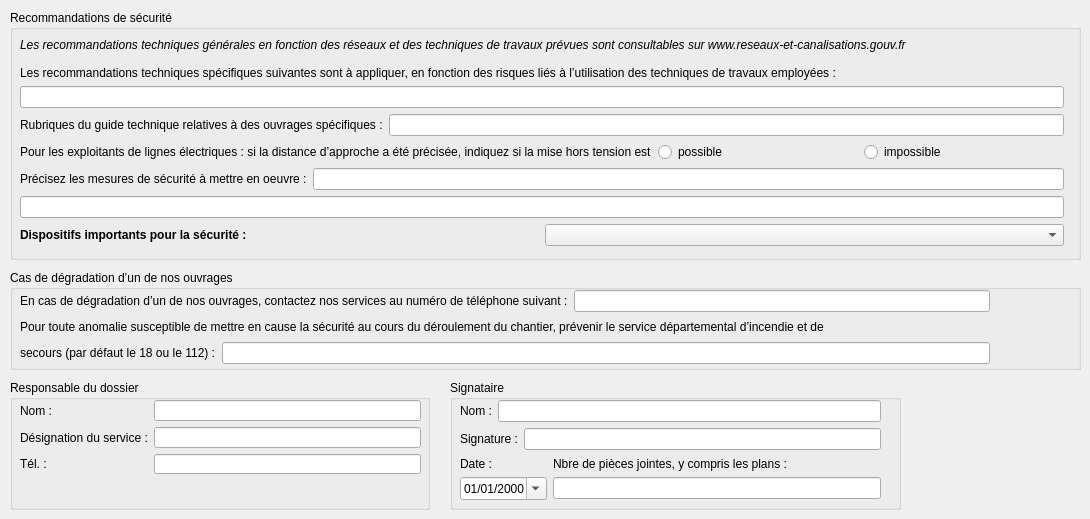
     <widget class="QWidget" name="tab_3">
      <attribute name="title">
       <string>Sécurité et signature</string>
      </attribute>
      <widget class="QGroupBox" name="groupBox_12">
       <property name="geometry">
        <rect>
         <x>450</x>
         <y>380</y>
         <width>451</width>
         <height>130</height>
        </rect>
       </property>
       <property name="title">
        <string>Signataire</string>
       </property>
       <widget class="QWidget" name="layoutWidget_8">
        <property name="geometry">
         <rect>
          <x>10</x>
          <y>20</y>
          <width>421</width>
          <height>100</height>
         </rect>
        </property>
        <layout class="QGridLayout" name="gridLayout_5">
         <item row="0" column="0">
          <layout class="QHBoxLayout" name="horizontalLayout_29">
           <item>
            <widget class="QLabel" name="label_44">
             <property name="text">
              <string>Nom :</string>
             </property>
            </widget>
           </item>
           <item>
            <widget class="QLineEdit" name="NomSignataire"/>
           </item>
          </layout>
         </item>
         <item row="1" column="0">
          <layout class="QHBoxLayout" name="horizontalLayout_28">
           <item>
            <widget class="QLabel" name="label_45">
             <property name="text">
              <string>Signature :</string>
             </property>
            </widget>
           </item>
           <item>
            <widget class="QLineEdit" name="signSignataire"/>
           </item>
          </layout>
         </item>
         <item row="2" column="0">
          <layout class="QGridLayout" name="gridLayout_4">
           <item row="0" column="0">
            <widget class="QLabel" name="label_46">
             <property name="text">
              <string>Date :</string>
             </property>
            </widget>
           </item>
           <item row="0" column="1">
            <widget class="QLabel" name="label_47">
             <property name="text">
              <string>Nbre de pièces jointes, y compris les plans :</string>
             </property>
            </widget>
           </item>
           <item row="1" column="1">
            <widget class="QLineEdit" name="NbPJ"/>
           </item>
           <item row="1" column="0">
            <widget class="QDateEdit" name="Recepisse">
             <property name="displayFormat">
              <string>dd/MM/yyyy</string>
             </property>
             <property name="calendarPopup">
              <bool>true</bool>
             </property>
            </widget>
           </item>
          </layout>
         </item>
        </layout>
       </widget>
      </widget>
      <widget class="QGroupBox" name="groupBox_8">
       <property name="geometry">
        <rect>
         <x>10</x>
         <y>10</y>
         <width>1071</width>
         <height>250</height>
        </rect>
       </property>
       <property name="title">
        <string>Recommandations de sécurité</string>
       </property>
       <widget class="QWidget" name="layoutWidget_9">
        <property name="geometry">
         <rect>
          <x>10</x>
          <y>20</y>
          <width>1044</width>
          <height>216</height>
         </rect>
        </property>
        <layout class="QVBoxLayout" name="verticalLayout_16">
         <item>
          <widget class="QLabel" name="label_33">
           <property name="font">
            <font>
             <italic>true</italic>
            </font>
           </property>
           <property name="text">
            <string>Les recommandations techniques générales en fonction des réseaux et des techniques de travaux prévues sont consultables sur www.reseaux-et-canalisations.gouv.fr</string>
           </property>
          </widget>
         </item>
         <item>
          <layout class="QVBoxLayout" name="verticalLayout_14">
           <item>
            <widget class="QLabel" name="label_34">
             <property name="text">
              <string>Les recommandations techniques spécifiques suivantes sont à appliquer, en fonction des risques liés à l’utilisation des techniques de travaux employées :</string>
             </property>
            </widget>
           </item>
           <item>
            <widget class="QLineEdit" name="Recommandations"/>
           </item>
          </layout>
         </item>
         <item>
          <layout class="QHBoxLayout" name="horizontalLayout_22">
           <item>
            <widget class="QLabel" name="label_35">
             <property name="text">
              <string>Rubriques du guide technique relatives à des ouvrages spécifiques :</string>
             </property>
            </widget>
           </item>
           <item>
            <widget class="QLineEdit" name="RubriquesGuide"/>
           </item>
          </layout>
         </item>
         <item>
          <layout class="QHBoxLayout" name="horizontalLayout_21">
           <item>
            <widget class="QLabel" name="label_36">
             <property name="text">
              <string>Pour les exploitants de lignes électriques : si la distance d’approche a été précisée, indiquez si la mise hors tension est</string>
             </property>
            </widget>
           </item>
           <item>
            <widget class="QRadioButton" name="Possible">
             <property name="text">
              <string>possible</string>
             </property>
            </widget>
           </item>
           <item>
            <widget class="QRadioButton" name="Impossible">
             <property name="text">
              <string>impossible</string>
             </property>
            </widget>
           </item>
          </layout>
         </item>
         <item>
          <layout class="QVBoxLayout" name="verticalLayout_15">
           <item>
            <layout class="QHBoxLayout" name="horizontalLayout_23">
             <item>
              <widget class="QLabel" name="label_37">
               <property name="text">
                <string>Précisez les mesures de sécurité à mettre en oeuvre :</string>
               </property>
              </widget>
             </item>
             <item>
              <widget class="QLineEdit" name="MesuresSecurite"/>
             </item>
            </layout>
           </item>
           <item>
            <widget class="QLineEdit" name="MesuresSecurite2"/>
           </item>
           <item>
            <layout class="QHBoxLayout" name="horizontalLayout_13">
             <item>
              <widget class="QLabel" name="label_51">
               <property name="font">
                <font>
                 <weight>75</weight>
                 <bold>true</bold>
                </font>
               </property>
               <property name="text">
                <string>Dispositifs importants pour la sécurité :</string>
               </property>
              </widget>
             </item>
             <item>
              <widget class="QComboBox" name="DispositifsSecurite">
               <item>
                <property name="text">
                 <string/>
                </property>
               </item>
               <item>
                <property name="text">
                 <string>Voir la liste des dispositifs en place dans le document joint</string>
                </property>
               </item>
               <item>
                <property name="text">
                 <string>Voir la localisation sur le plan joint</string>
                </property>
               </item>
               <item>
                <property name="text">
                 <string>Aucun dans l'emprise</string>
                </property>
               </item>
              </widget>
             </item>
            </layout>
           </item>
          </layout>
         </item>
        </layout>
       </widget>
      </widget>
      <widget class="QGroupBox" name="groupBox_11">
       <property name="geometry">
        <rect>
         <x>10</x>
         <y>380</y>
         <width>420</width>
         <height>130</height>
        </rect>
       </property>
       <property name="title">
        <string>Responsable du dossier</string>
       </property>
       <widget class="QWidget" name="layoutWidget_10">
        <property name="geometry">
         <rect>
          <x>10</x>
          <y>20</y>
          <width>401</width>
          <height>74</height>
         </rect>
        </property>
        <layout class="QGridLayout" name="gridLayout_3">
         <item row="0" column="0">
          <widget class="QLabel" name="label_41">
           <property name="text">
            <string>Nom :</string>
           </property>
          </widget>
         </item>
         <item row="0" column="1">
          <widget class="QLineEdit" name="NomResponsableDossier"/>
         </item>
         <item row="1" column="0">
          <widget class="QLabel" name="label_42">
           <property name="text">
            <string>Désignation du service :</string>
           </property>
          </widget>
         </item>
         <item row="1" column="1">
          <widget class="QLineEdit" name="DesignationService"/>
         </item>
         <item row="2" column="0">
          <widget class="QLabel" name="label_43">
           <property name="text">
            <string>Tél. :</string>
           </property>
          </widget>
         </item>
         <item row="2" column="1">
          <widget class="QLineEdit" name="TelResponsableDossier"/>
         </item>
        </layout>
       </widget>
      </widget>
      <widget class="QGroupBox" name="groupBox_10">
       <property name="geometry">
        <rect>
         <x>10</x>
         <y>270</y>
         <width>1071</width>
         <height>100</height>
        </rect>
       </property>
       <property name="title">
        <string>Cas de dégradation d’un de nos ouvrages</string>
       </property>
       <widget class="QWidget" name="layoutWidget_11">
        <property name="geometry">
         <rect>
          <x>10</x>
          <y>20</y>
          <width>970</width>
          <height>74</height>
         </rect>
        </property>
        <layout class="QVBoxLayout" name="verticalLayout_18">
         <item>
          <layout class="QHBoxLayout" name="horizontalLayout_26">
           <item>
            <widget class="QLabel" name="label_38">
             <property name="text">
              <string>En cas de dégradation d’un de nos ouvrages, contactez nos services au numéro de téléphone suivant :</string>
             </property>
            </widget>
           </item>
           <item>
            <widget class="QLineEdit" name="TelEndommagement"/>
           </item>
          </layout>
         </item>
         <item>
          <layout class="QVBoxLayout" name="verticalLayout_17">
           <item>
            <widget class="QLabel" name="label_39">
             <property name="text">
              <string>Pour toute anomalie susceptible de mettre en cause la sécurité au cours du déroulement du chantier, prévenir le service départemental d’incendie et de</string>
             </property>
            </widget>
           </item>
           <item>
            <layout class="QHBoxLayout" name="horizontalLayout_25">
             <item>
              <widget class="QLabel" name="label_40">
               <property name="text">
                <string>secours (par défaut le 18 ou le 112) :</string>
               </property>
              </widget>
             </item>
             <item>
              <widget class="QLineEdit" name="Endommagement"/>
             </item>
            </layout>
           </item>
          </layout>
         </item>
        </layout>
       </widget>
      </widget>
     </widget>
